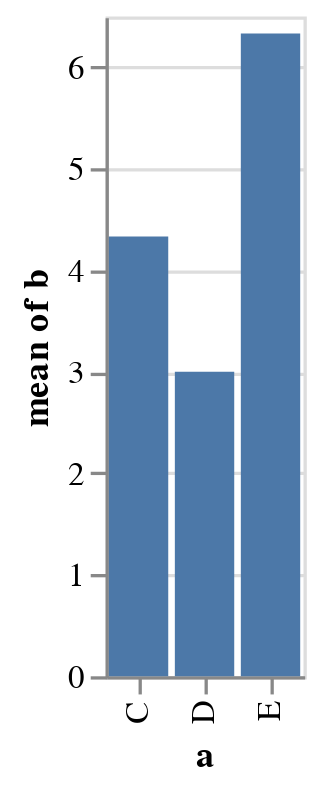

This figure's Vega-Lite source:
### Vega specification from a JSON file in a GitHub repository (floating-point values rounded to 4 significant figures)
{"$schema": "https://vega.github.io/schema/vega/v5.json", "background": "white", "padding": 5, "height": 200, "style": "cell", "data": [{"name": "source_0", "values": [{"a": "C", "b": 2}, {"a": "C", "b": 7}, {"a": "C", "b": 4}, {"a": "D", "b": 1}, {"a": "D", "b": 2}, {"a": "D", "b": 6}, {"a": "E", "b": 8}, {"a": "E", "b": 4}, {"a": "E", "b": 7}]}, {"name": "data_0", "source": "source_0", "transform": [{"type": "aggregate", "groupby": ["a"], "ops": ["average"], "fields": ["b"], "as": ["average_b"]}, {"type": "filter", "expr": "isValid(datum[\"average_b\"]) && isFinite(+datum[\"average_b\"])"}]}], "signals": [{"name": "x_step", "value": 20}, {"name": "width", "update": "bandspace(domain('x').length, 0.1, 0.05) * x_step"}], "marks": [{"name": "marks", "type": "rect", "style": ["bar"], "from": {"data": "data_0"}, "encode": {"update": {"fill": {"value": "#4c78a8"}, "ariaRoleDescription": {"value": "bar"}, "description": {"signal": "\"a: \" + (isValid(datum[\"a\"]) ? datum[\"a\"] : \"\"+datum[\"a\"]) + \"; mean of b: \" + (format(datum[\"average_b\"], \"\"))"}, "x": {"scale": "x", "field": "a"}, "width": {"scale": "x", "band": 1}, "y": {"scale": "y", "field": "average_b"}, "y2": {"scale": "y", "value": 0}}}}], "scales": [{"name": "x", "type": "band", "domain": {"data": "data_0", "field": "a", "sort": true}, "range": {"step": {"signal": "x_step"}}, "paddingInner": 0.1, "paddingOuter": 0.05}, {"name": "y", "type": "linear", "domain": {"data": "data_0", "field": "average_b"}, "range": [{"signal": "height"}, 0], "nice": true, "zero": true}], "axes": [{"scale": "y", "orient": "left", "gridScale": "x", "grid": true, "tickCount": {"signal": "ceil(height/40)"}, "domain": false, "labels": false, "aria": false, "maxExtent": 0, "minExtent": 0, "ticks": false, "zindex": 0}, {"scale": "x", "orient": "bottom", "grid": false, "title": "a", "labelAlign": "right", "labelAngle": 270, "labelBaseline": "middle", "zindex": 0}, {"scale": "y", "orient": "left", "grid": false, "title": "mean of b", "labelOverlap": true, "tickCount": {"signal": "ceil(height/40)"}, "zindex": 0}], "config": {}}
